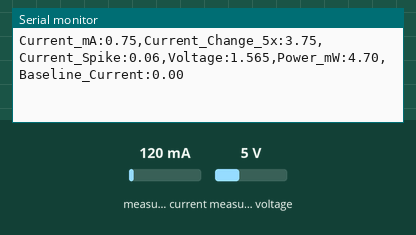
A sketch run on a simulated Arduino Uno, built with avr-gcc and run on an emulated ATmega328P. On the bench: the last lines printed to the serial monitor. Wiring (inferred from the names in the program): INA219 current sensor at I2C address 0x40. The test bench sets the inputs (shaded band); at power-on: measured current 120 mA, measured voltage 5 V.

Above: at 1.2 s.
1.3 s: measured current set to 500 mA
At 2.42 s:
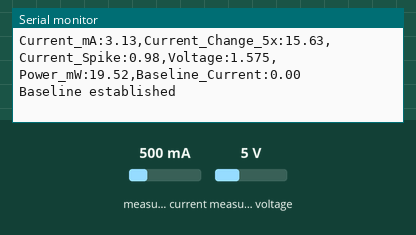
4.3 s: measured voltage set to 0.3 V
At 4.31 s:
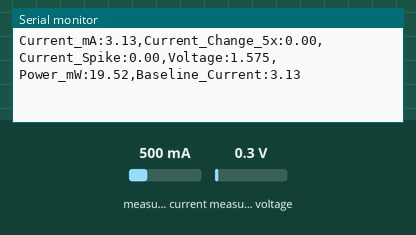
7.3 s: measured current set to 40 mA
At 7.49 s:
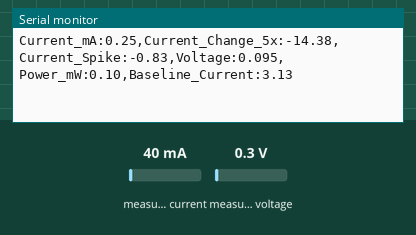
10.3 s: measured current set to 1000 mA
At 10.4 s:
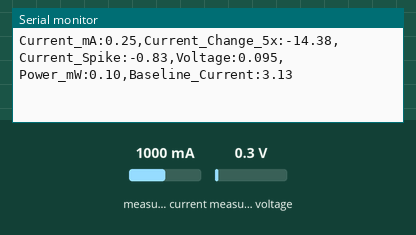
13.3 s: measured voltage set to 14.7 V
At 13.38 s:
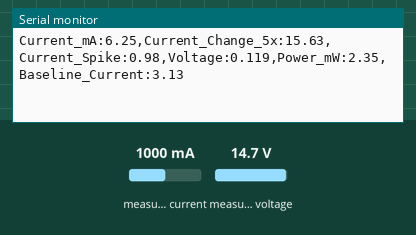
16.3 s: measured voltage set to 3.8 V
At 20.22 s:
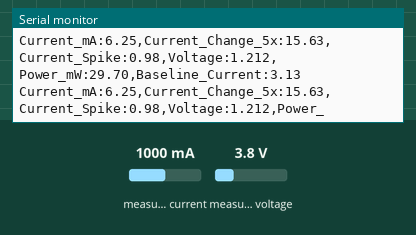
Timing chart, 0 to 20.3 s (numbered marks = the images above; inputs shaded):
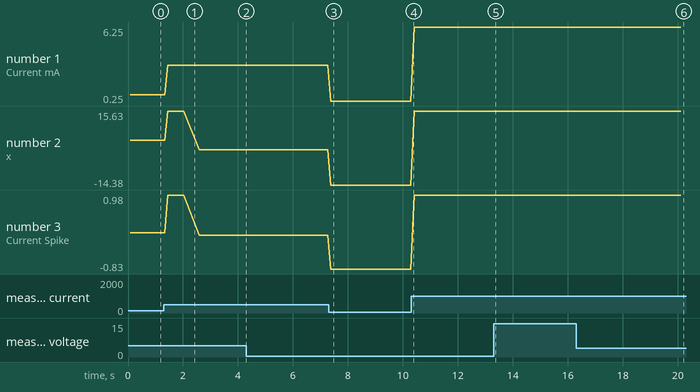

The sketch:

INA231_PLOTTER.ino
```cpp
// INA231 Current Sensor for Serial Plotter
// Monitors servo current draw with high precision
// Connections: VCC->3.3V, GND->GND, SDA->A4, SCL->A5

#include <Wire.h>

// INA231 I2C address (default 0x40, can be 0x41-0x4F depending on A0/A1 pins)
#define INA231_ADDRESS 0x40

// INA231 Register addresses
#define INA231_CONFIG_REG       0x00
#define INA231_SHUNT_VOLTAGE    0x01
#define INA231_BUS_VOLTAGE      0x02
#define INA231_POWER            0x03
#define INA231_CURRENT          0x04
#define INA231_CALIBRATION      0x05

// Configuration values
#define INA231_CONFIG_DEFAULT   0x4527  // 16 averages, 1.1ms conversion time
#define INA231_CALIBRATION_VAL  0x0A00  // For 0.1 ohm shunt, 1A max current

// Variables for baseline and amplification
float baselineCurrent = 0;
float baselineVoltage = 0;
bool baselineSet = false;
unsigned long baselineStartTime = 0;

void setup() {
  Serial.begin(9600);
  while (!Serial) {
    delay(1);
  }

  Serial.println("INA231 Current Sensor - Serial Plotter");

  Wire.begin();

  // Initialize INA231
  if (!initINA231()) {
    Serial.println("Failed to find INA231 chip");
    while (1) { delay(10); }
  }

  Serial.println("INA231 Ready - Establishing Baseline...");
  baselineStartTime = millis();
}

void loop() {
  // Read sensor values
  float busvoltage = readBusVoltage();
  float shuntvoltage = readShuntVoltage();
  float current_mA = readCurrent();
  float power_mW = readPower();

  // Calculate load voltage
  float loadvoltage = busvoltage + shuntvoltage;

  // Set baseline after 2 seconds
  if (!baselineSet && millis() - baselineStartTime > 2000) {
    baselineCurrent = current_mA;
    baselineVoltage = loadvoltage;
    baselineSet = true;
    Serial.println("Baseline established");
    delay(500);
    return;
  }

  // Calculate changes from baseline
  float currentChange = current_mA - baselineCurrent;
  float voltageChange = loadvoltage - baselineVoltage;

  // Amplify changes for better visibility
  float amplifiedCurrent = currentChange * 5;  // 5x amplification
  float dramaticCurrent = currentChange * abs(currentChange) / 10; // Squared for spikes

  // Print values for Serial Plotter
  Serial.print("Current_mA:");
  Serial.print(current_mA, 2);
  Serial.print(",Current_Change_5x:");
  Serial.print(amplifiedCurrent, 2);
  Serial.print(",Current_Spike:");
  Serial.print(dramaticCurrent, 2);
  Serial.print(",Voltage:");
  Serial.print(loadvoltage, 3);
  Serial.print(",Power_mW:");
  Serial.print(power_mW, 2);
  Serial.print(",Baseline_Current:");
  Serial.print(baselineCurrent, 2);

  Serial.println();

  delay(25);  // Fast sampling for responsive plotting
}

// Initialize INA231
bool initINA231() {
  // Write configuration register
  if (!writeRegister(INA231_CONFIG_REG, INA231_CONFIG_DEFAULT)) {
    return false;
  }

  // Write calibration register
  if (!writeRegister(INA231_CALIBRATION, INA231_CALIBRATION_VAL)) {
    return false;
  }

  delay(10);
  return true;
}

// Read bus voltage (V)
float readBusVoltage() {
  uint16_t value = readRegister(INA231_BUS_VOLTAGE);
  return (value >> 3) * 0.00125; // 1.25mV per bit
}

// Read shunt voltage (V)
float readShuntVoltage() {
  int16_t value = (int16_t)readRegister(INA231_SHUNT_VOLTAGE);
  return value * 0.0000025; // 2.5µV per bit
}

// Read current (mA)
float readCurrent() {
  int16_t value = (int16_t)readRegister(INA231_CURRENT);
  return value * 0.001; // 1mA per bit with our calibration
}

// Read power (mW)
float readPower() {
  uint16_t value = readRegister(INA231_POWER);
  return value * 0.025; // 25mW per bit with our calibration
}

// Write to INA231 register
bool writeRegister(uint8_t reg, uint16_t value) {
  Wire.beginTransmission(INA231_ADDRESS);
  Wire.write(reg);
  Wire.write((value >> 8) & 0xFF);
  Wire.write(value & 0xFF);
  return (Wire.endTransmission() == 0);
}

// Read from INA231 register
uint16_t readRegister(uint8_t reg) {
  Wire.beginTransmission(INA231_ADDRESS);
  Wire.write(reg);
  Wire.endTransmission(false);

  Wire.requestFrom(INA231_ADDRESS, 2);
  uint16_t value = 0;
  if (Wire.available() >= 2) {
    value = (Wire.read() << 8) | Wire.read();
  }
  return value;
}
```

Measured:
- after the input at 1.3 s, the serial monitor: prints a new line after 0.14 s (image 1)
- after the input at 7.3 s, the serial monitor: prints a new line after 0.08 s (image 3)
- after the input at 16.3 s, the serial monitor: prints a new line after 0.11 s (image 6)
- plotted number 1: 0.75 → 3.13 after the input at 1.3 s, 3.13 → 0.25 after the input at 7.3 s, 0.25 → 6.25 after the input at 10.3 s
- plotted number 2: 0 → -14.38 after the input at 7.3 s, -14.38 → 15.63 after the input at 10.3 s
- plotted number 3: 0 → -0.83 after the input at 7.3 s, -0.83 → 0.98 after the input at 10.3 s
